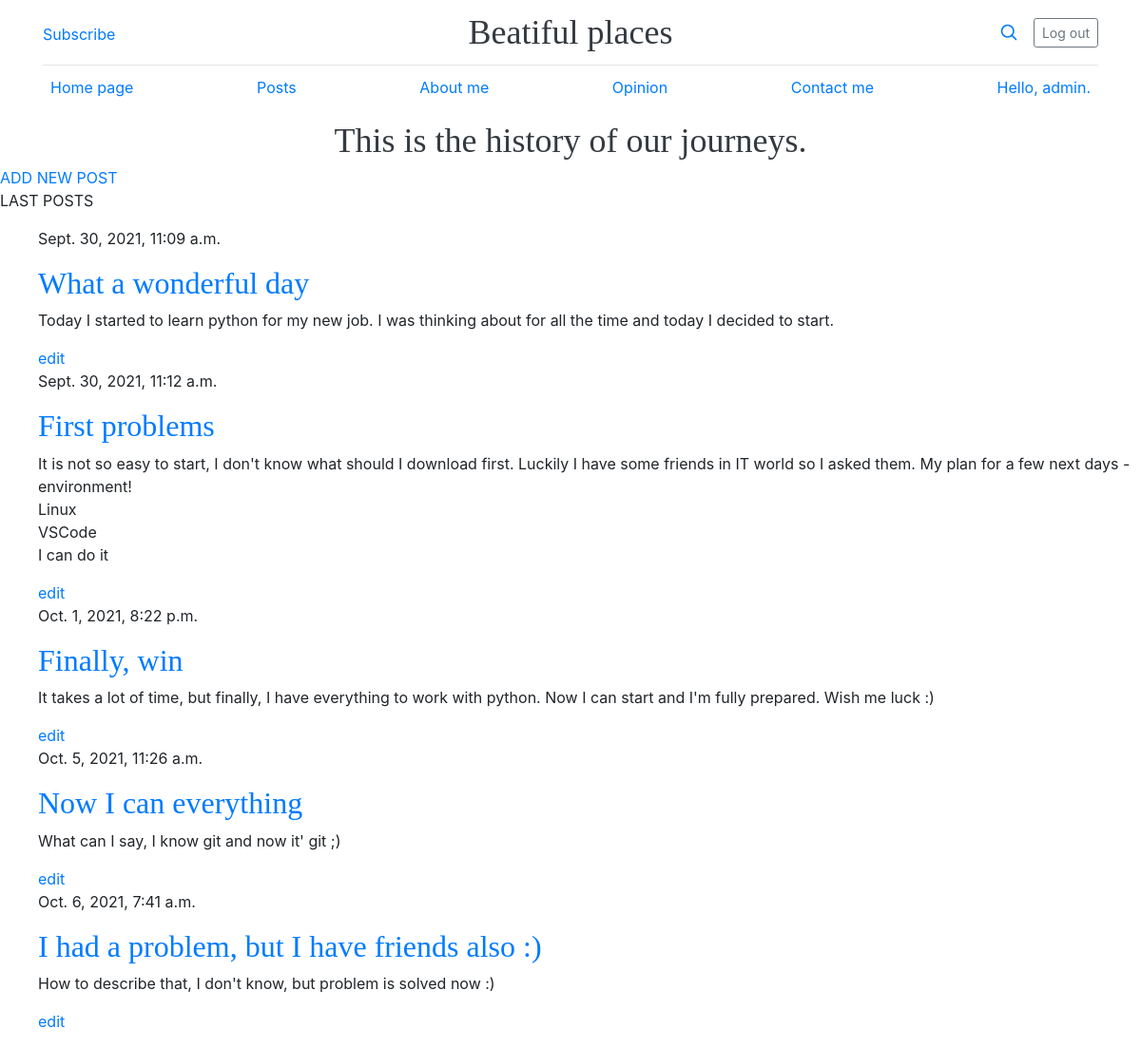
Page /posts/ (signed in) on the earlier database version.
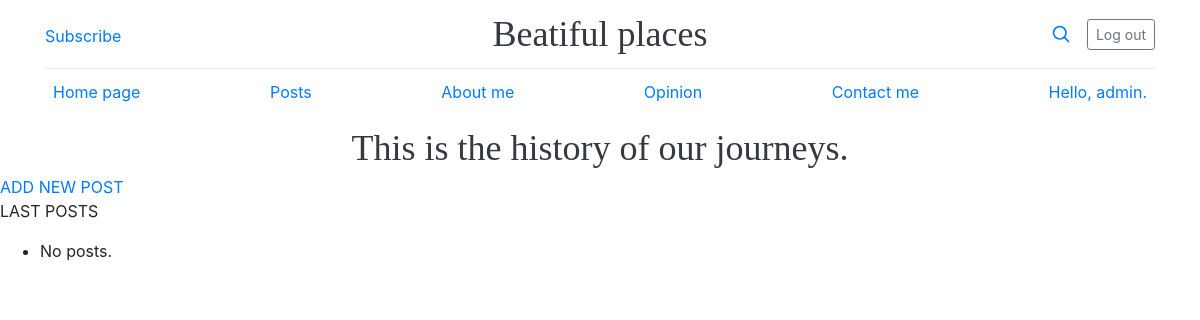
Same page on the later database version.
### blog_app/models.py (models this page shows, shortened)
class BlogPost(models.Model):
    title = models.TextField(max_length=70)
    text = models.TextField()
    date_added = models.DateTimeField(auto_now_add=True)
    owner=models.ForeignKey(User, on_delete=models.CASCADE)

### blog_app/views.py (the view)
# urls.py: path('posts/', views.posts, name = 'posts'),
@login_required
def posts(request):
    posts = BlogPost.objects.filter(owner=request.user).order_by('date_added')
    context = { 'posts' : posts}
    return render(request, 'blog_app/posts.html', context)

### blog_app/templates/blog_app/posts.html
{% extends "blog_app/base.html" %}
{% block content %}
    <a href="{% url 'blog_app:new_post' %}">ADD NEW POST</a>
    <p>LAST POSTS</p>
    <ul>
        {% for post in posts %}
            <div>
                <p>{{post.date_added}}</p>
                <h2><a href="">{{post.title}}</a></h2>
                <p>{{post.text|linebreaksbr}}</p>
                <a href="{% url 'blog_app:edit_post' pk=post.pk %}">edit</a>
            </div>
        {% empty %}
            <li> No posts. </li>
        {%endfor%}
    </ul>
{% endblock content %}

Differences in the rows shown:
removed BlogPost: date_added "Sept. 30, 2021, 11:09 a.m.", title "What a wonderful day", text "Today I started to learn python for my new job. I was thinking about for all the time and today I decided to start."
removed BlogPost: date_added "Sept. 30, 2021, 11:12 a.m.", title "First problems", text "It is not so easy to start, I don't know what should I download first. Luckily I have some friends in IT world so I asked them. My plan for a few next days - environment! Linux VSCode I can do it"
removed BlogPost: date_added "Oct. 1, 2021, 8:22 p.m.", title "Finally, win", text "It takes a lot of time, but finally, I have everything to work with python. Now I can start and I'm fully prepared. Wish me luck :)"
removed BlogPost: date_added "Oct. 5, 2021, 11:26 a.m.", title "Now I can everything", text "What can I say, I know git and now it' git ;)"
removed BlogPost: date_added "Oct. 6, 2021, 7:41 a.m.", title "I had a problem, but I have friends also :)", text "How to describe that, I don't know, but problem is solved now :)"
Other differences:
text now shown: "No posts."
